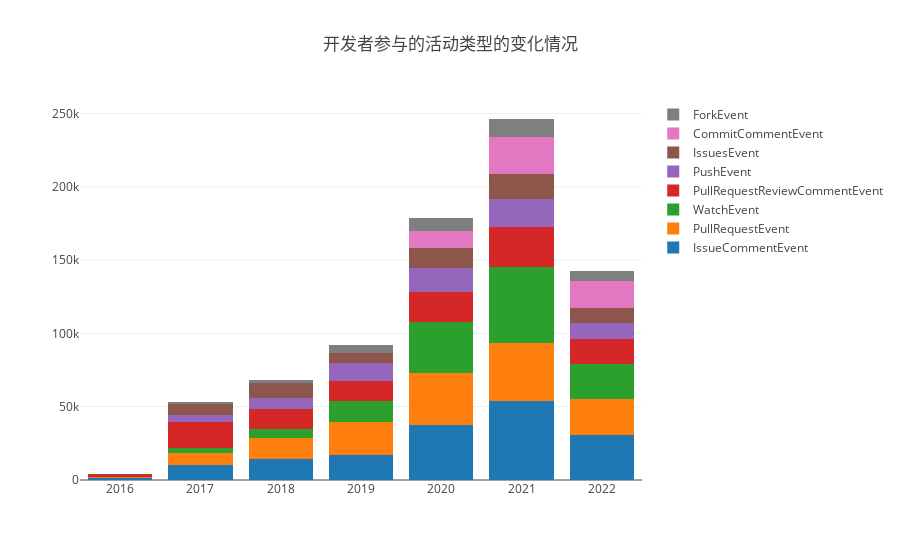

Source (notebook cell):
### Markdown cell above
通过对开发者参与的活动进行统计分析可以看出开发者主要是参与包括IssueCommentEvent、PullRequesEvent、WatchEvent、PullRequesReviewCommentEvent、PushEvent等

### Code cell
//开发者参与的活动类型的变化情况
query(    
    `select toYear(created_at) as year,type,count() as cnt
     from github_log.events
     where type in ['IssueCommentEvent','PullRequestEvent','WatchEvent','PullRequestReviewCommentEvent','PushEvent','IssuesEvent','CommitCommentEvent','ForkEvent']
     group by type,year
     order by year
    `
).then(data => {
    var types=['IssueCommentEvent','PullRequestEvent','WatchEvent','PullRequestReviewCommentEvent','PushEvent','IssuesEvent','CommitCommentEvent','ForkEvent'];
    var IssueCommentEvent_cnts=[],PullRequestEvent_cnts=[],WatchEvent_cnts=[],PullRequestReviewCommentEvent_cnts=[],
        PushEvent_cnts=[],IssuesEvent_cnts=[],CommitCommentEvent_cnts=[],ForkEvent_cnts=[];
    var years=[2016, 2017, 2018,2019,2020,2021,2022];
    data.forEach(d => {
        if(d.type == 'IssueCommentEvent')
            IssueCommentEvent_cnts.push(d.cnt);
        else if(d.type == 'PullRequestEvent')
            PullRequestEvent_cnts.push(d.cnt);
        else if(d.type == 'WatchEvent')
            WatchEvent_cnts.push(d.cnt);
        else if(d.type == 'PullRequestReviewCommentEvent')
            PullRequestReviewCommentEvent_cnts.push(d.cnt);
        else if(d.type == 'PushEvent')
            PushEvent_cnts.push(d.cnt);
        else if(d.type == 'IssuesEvent')
            IssuesEvent_cnts.push(d.cnt);
        else if(d.type == 'CommitCommentEvent')
            CommitCommentEvent_cnts.push(d.cnt);
        else
            ForkEvent_cnts.push(d.cnt);
    });
    
    var trace1 = {
      x: years,
      y: IssueCommentEvent_cnts,
      name: 'IssueCommentEvent',
      type: 'bar'
    };

    var trace2 = {
      x: years,
      y: PullRequestEvent_cnts,
      name: 'PullRequestEvent',
      type: 'bar'
    };
    var trace3 = {
      x: years,
      y: WatchEvent_cnts,
      name: 'WatchEvent',
      type: 'bar'
    };
    var trace4 = {
      x: years,
      y: PullRequestReviewCommentEvent_cnts,
      name: 'PullRequestReviewCommentEvent',
      type: 'bar'
    };
    var trace5 = {
      x: years,
      y: PushEvent_cnts,
      name: 'PushEvent',
      type: 'bar'
    };
    var trace6 = {
      x: years,
      y: IssuesEvent_cnts,
      name: 'IssuesEvent',
      type: 'bar'
    };
    var trace7 = {
      x: years,
      y: CommitCommentEvent_cnts,
      name: 'CommitCommentEvent',
      type: 'bar'
    };
    var trace8 = {
      x: years,
      y: ForkEvent_cnts,
      name: 'ForkEvent',
      type: 'bar'
    };
    
    var data = [trace1, trace2,trace3,trace4,trace5,trace6,trace7,trace8];

    var layout = {
        title: '开发者参与的活动类型的变化情况',
        barmode: 'stack',
        height: 600,
    };

openDigger.render.plotly(data,layout);
});

### Figure 1 — Plotly figure (JSON) as saved in the notebook; plotly's stock layout.template omitted (floating-point values rounded to 4 significant figures)
{"data": [{"name": "IssueCommentEvent", "type": "bar", "x": [2016, 2017, 2018, 2019, 2020, 2021, 2022], "y": ["1399", "10402", "14233", "17340", "37834", "53670", "30732"]}, {"name": "PullRequestEvent", "type": "bar", "x": [2016, 2017, 2018, 2019, 2020, 2021, 2022], "y": ["477", "7729", "14486", "21922", "35040", "39588", "24513"]}, {"name": "WatchEvent", "type": "bar", "x": [2016, 2017, 2018, 2019, 2020, 2021, 2022], "y": ["263", "3951", "6213", "14366", "34668", "52293", "23860"]}, {"name": "PullRequestReviewCommentEvent", "type": "bar", "x": [2016, 2017, 2018, 2019, 2020, 2021, 2022], "y": ["1310", "17647", "13618", "14105", "20647", "26985", "16974"]}, {"name": "PushEvent", "type": "bar", "x": [2016, 2017, 2018, 2019, 2020, 2021, 2022], "y": ["242", "4415", "7081", "11840", "16444", "18991", "11302"]}, {"name": "IssuesEvent", "type": "bar", "x": [2016, 2017, 2018, 2019, 2020, 2021, 2022], "y": ["583", "7674", "10593", "7019", "13636", "16993", "9964"]}, {"name": "CommitCommentEvent", "type": "bar", "x": [2016, 2017, 2018, 2019, 2020, 2021, 2022], "y": ["2", "22", "22", "50", "11625", "25368", "18656"]}, {"name": "ForkEvent", "type": "bar", "x": [2016, 2017, 2018, 2019, 2020, 2021, 2022], "y": ["152", "1506", "2168", "5279", "8769", "12362", "6551"]}], "layout": {"autosize": true, "barmode": "stack", "title": {"text": "开发者参与的活动类型的变化情况"}, "xaxis": {"autorange": true, "range": [2016.0, 2022.0], "type": "linear"}, "yaxis": {"autorange": true, "range": [0, 259200.0], "type": "linear"}}}
